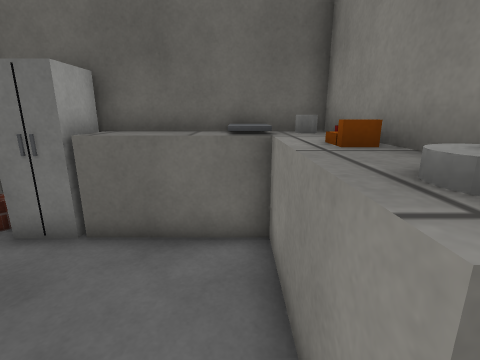
View 1 (above)

22 first-person views from a walk through a world built for the Webots simulator. The camera is 1.3 m above the floor, tilts 14° down and sees 85° across. Doors are drawn as open doorways. The floor is counted in squares, 0.5 m on a side. Each view is taken from the middle of a square. On the plan, view 1 faces up. The plan holds only what a view shows up to about 18 squares ahead; the rest is blank. Robots are left out. Simple shapes and patterns stand in for the simulator's stock objects.

View 2
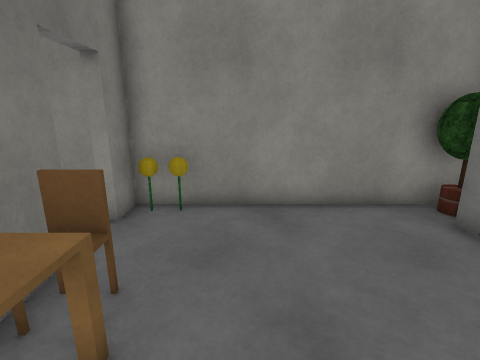

View 3
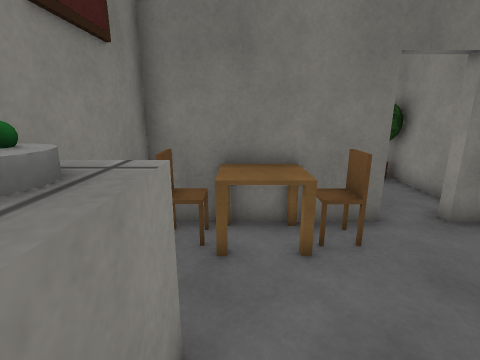

View 4
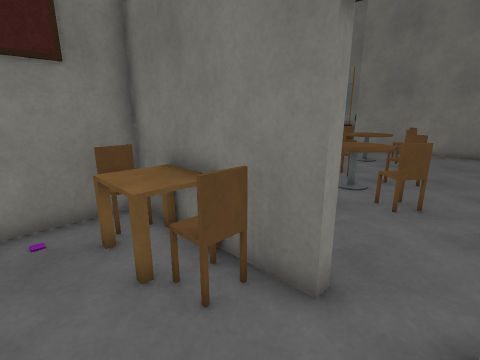

View 5
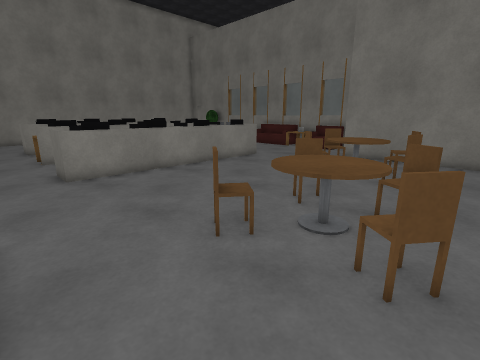

View 6
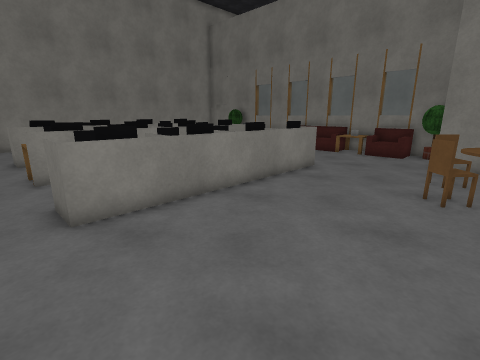

View 7
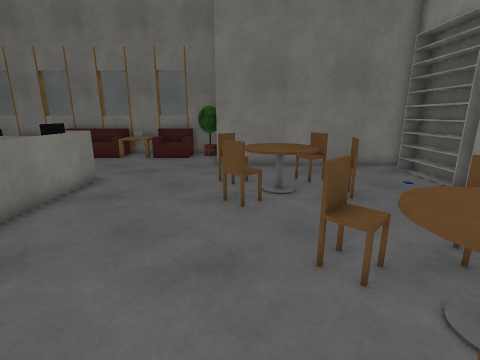

View 8
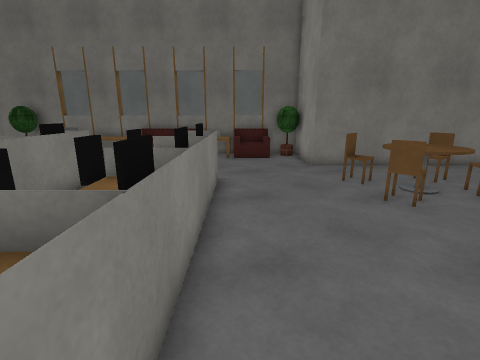

View 9
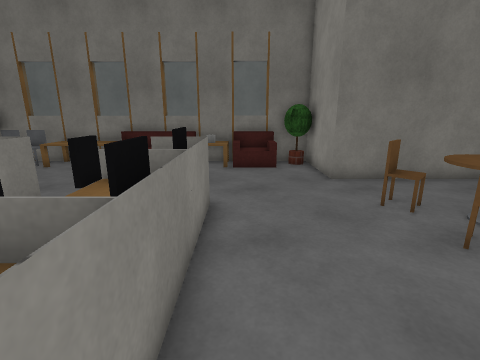

View 10
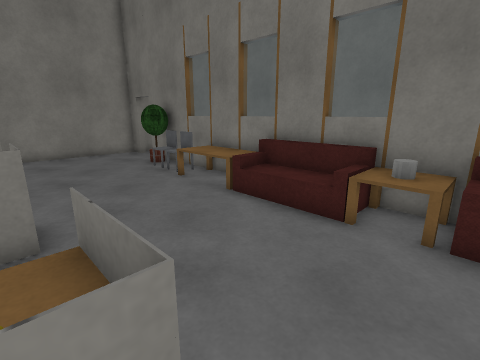

View 11
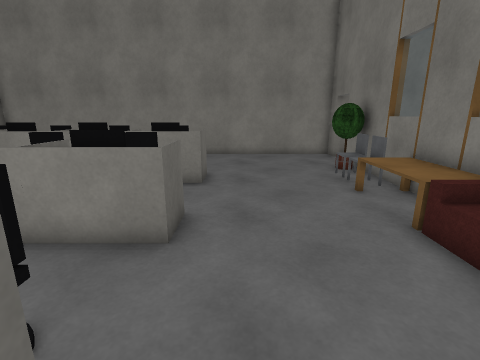

View 12
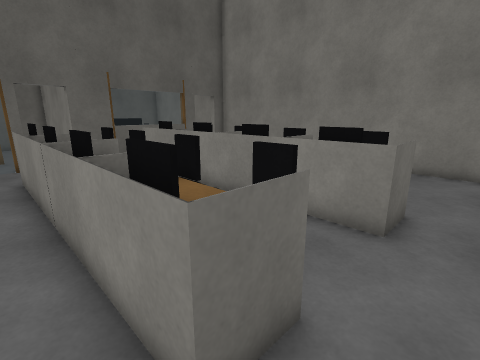

View 13
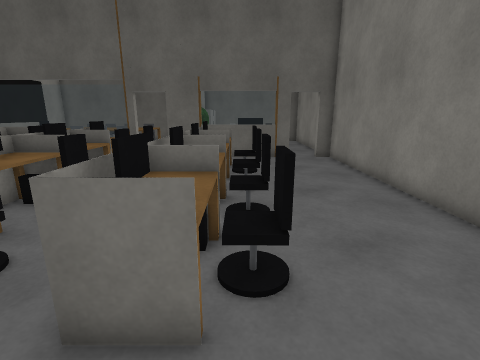

View 14
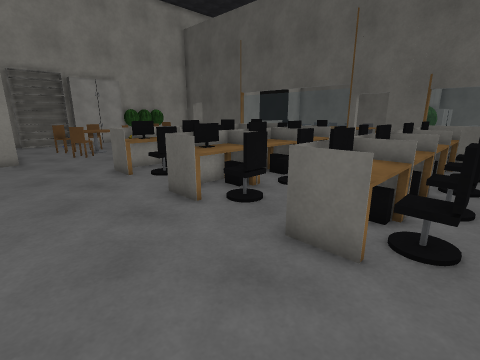

View 15
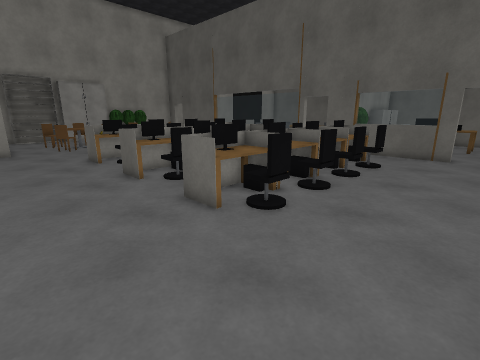

View 16
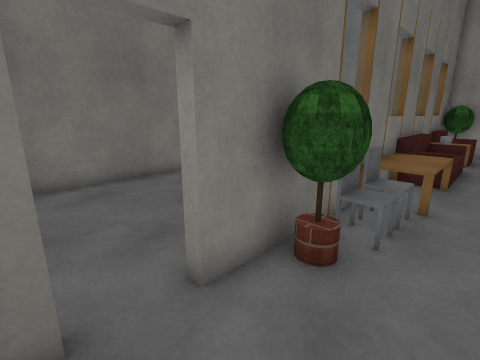

View 17
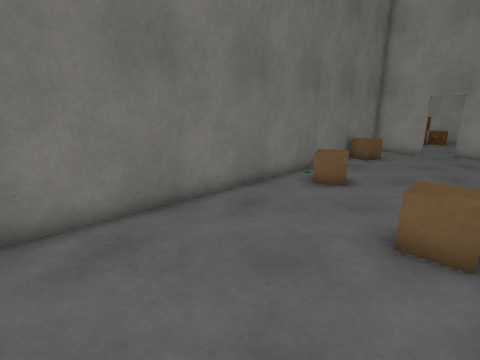

View 18
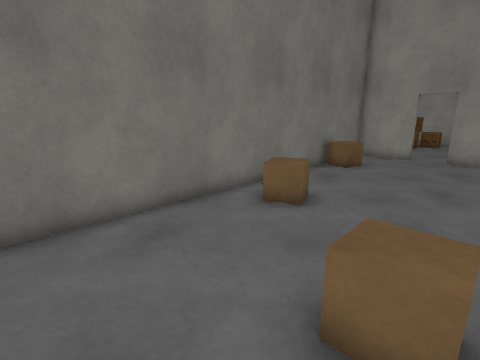

View 19
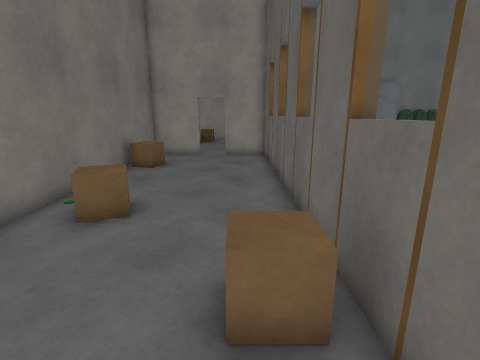

View 20
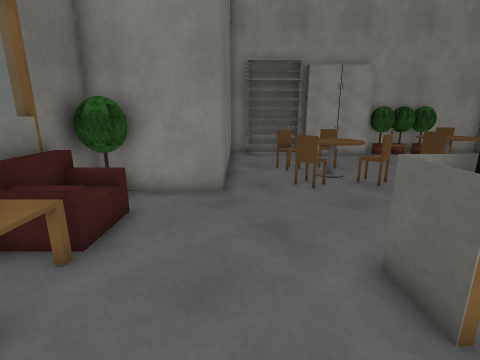

View 21
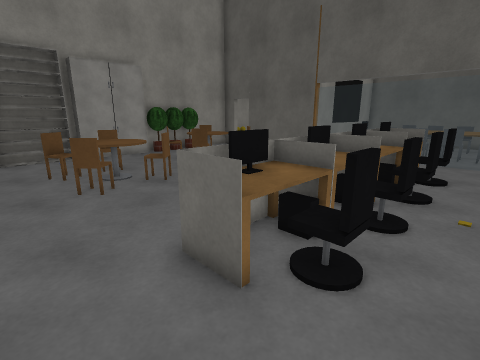

View 22
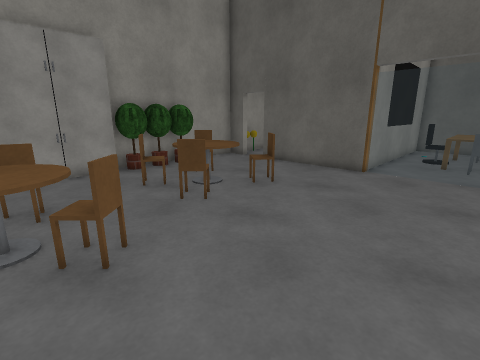

### Floor plan
Key: @ floor where view 1 was taken; # wall or solid block; . floor; D open door; = window, fence, low wall or low ledge; T potted tree; F fridge; B biscuit box; A table; S sunflowers; C chair; R round table; I office chair; M monitor; H armchair; E sofa; P flower pot; G cardboard box; N cabinet; O other object.
Columns run from 7 left of view 1 to 26 right of it. Each row starts with its distance up from view 1.
  7 #  ###########
  6 #TFF#######...
  5 #TFF#==####...
  4 # ......OO#.AOO
  3 # ......BB#.A          #
  2  #......###IIA         #      OO
  1  #......###IIA         #      ..
  0 ##.....@.##.ACCOOCOOA  #      ..
 -1 ##....AA.##..CCO COO.         ..
 -2 #S...CAAC##....  ....   T     ..
 -3 ##..##AA##==== ======  ########.##
 -4 ##..#     ...........    ====  . #
 -5 # ...............................#
 -6 # .............##...AA...##......#
 -7 #T.....C.......#AI..#AOO #AI.....#
 -8 #TTCC.RCC......MMII.OOOO OOII....#
 -9 #TT.CRRR.......#A ..#AA  #A#.....#
-10 #TT..RRR.......#AII.#AOO #AII....#
-11 #TT.CCRCC......#AII.#AOO #AII....#
-12  N..CC.C.......#AA..#AA  #AA.....#
-13  #.............MMII.MMII MMII....#
-14  #.......C.....#AI..#AII #AI.....#
-15  #...CCRCC.....#AA..#AA. #AA.....#
-16 ##...CCRRR.....MMII.MMII.MMII....#
-17 ##....CRRCC....#AI..#AII.#AI.....#
-18 ##....CC.C.....==...==...==......#
-19 ##...............................#
-20 ##...............................#
-21 ###########......................#
-22           #......................#
-23           #THHHAAEEEEAAAACC.T....#
-24           #TTHHPPEEEEAAAACCTT....#
-25           ###==##==##=########..##
-26           #.............GGG......#
-27           #.............GGG......
-28         ..#.....................
-29        .........................
-30        ...#..........GG......... #
-31           #...GG.....GG......... #
-32           #...GG................
-33           #DD###################

Positions as (right, up) in squares from view 1, and headings:
1: (0, 0), facing up
2: (1, 0), facing left
3: (0, 3), facing down
4: (-5, 0), facing down-right
5: (-4, -4), facing down-right
6: (1, -5), facing down-right
7: (2, -7), facing down
8: (7, -7), facing down
9: (7, -10), facing down
10: (7, -17), facing down-right
11: (8, -19), facing right
12: (12, -19), facing up-right
13: (20, -20), facing up
14: (21, -22), facing up-left
15: (25, -22), facing up-left
16: (25, -22), facing down-left
17: (24, -26), facing down-left
18: (21, -26), facing down-left
19: (21, -27), facing left
20: (12, -20), facing left
21: (12, -20), facing up-left
22: (7, -16), facing up-left
